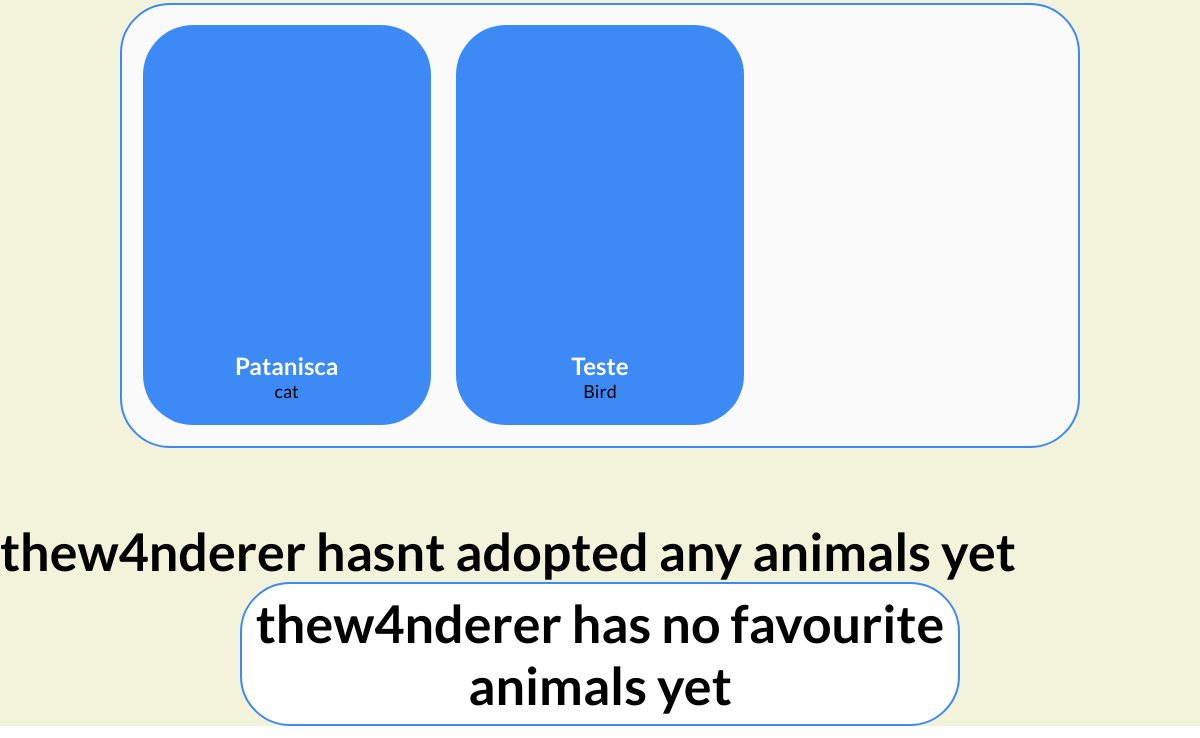
Before: /pages/profile.php?username=thew4nderer (lower part) with the older database file.
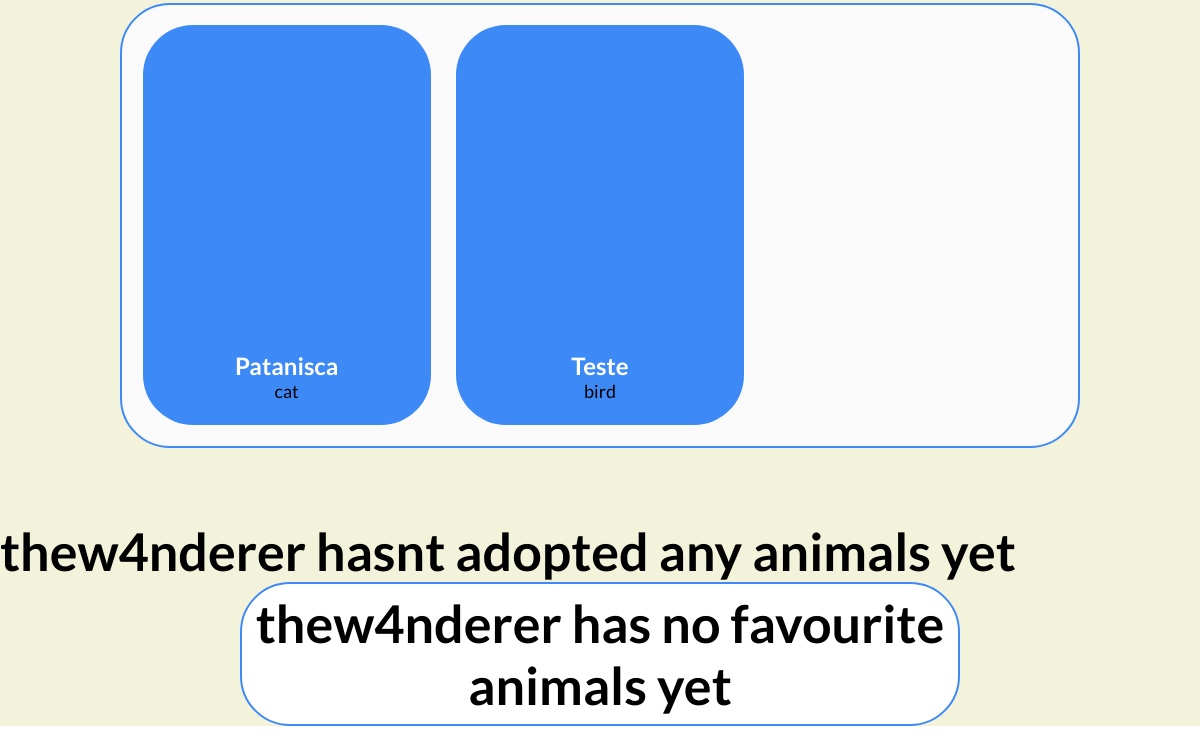
After: the same page with the newer database file.
### tables this page shows
CREATE TABLE Topics(
	id 				INTEGER PRIMARY KEY,
    idUserEntity    INTEGER NOT NULL REFERENCES UserEntities(id) ON DELETE CASCADE,
    idPet           INTEGER NOT NULL UNIQUE REFERENCES Pets(id) ON DELETE CASCADE,
	description     VARCHAR(255) NOT NULL,
	data            DATATIME NOT NULL
);

CREATE TABLE Pets(
	id          INTEGER PRIMARY KEY AUTOINCREMENT,
	name        VARCHAR(255) NOT NULL,
	species   	VARCHAR(255) NOT NULL,
	breed       VARCHAR(255) NOT NULL,
	weight      FLOAT,
	color 	    VARCHAR(255) NOT NULL,
	dimension   VARCHAR(255) NOT NULL,
	gender		VARCHAR(255) NOT NULL,
	age			INTEGER NOT NULL
);

### database/db_animal.php (called while the page is built, shortened)
<?php
  function getAnimal($id) {
    $db = Database::instance()->db();
    $stmt = $db->prepare('SELECT * FROM Pets INNER JOIN PetPhotos ON Pets.id = PetPhotos.idPet WHERE id = ?');
    $stmt->execute(array($id));
    return $stmt->fetchAll();
  }
?>

### database/db_topic.php (called while the page is built, shortened)
<?php
  function getTopicsPostedByUser($idUser){
    $db = Database::instance()->db();
    $stmt = $db->prepare('SELECT DISTINCT * FROM Topics WHERE Topics.idUserEntity = ?');
    $stmt->execute(array($idUser));
    return $stmt->fetchAll();
  }
?>

### database/db_user.php (called while the page is built, shortened)
<?php
  function getUser($username){
    $db = Database::instance()->db();
    $stmt = $db->prepare('SELECT * FROM UserEntities INNER JOIN UserPhotos ON UserEntities.id = UserPhotos.idUser WHERE username = ?');
    $stmt->execute(array($username));
    return $stmt->fetch();
  }
?>

### database/db_proposal.php (called while the page is built, shortened)
<?php
    function isAnimalAdopted($idPet){
        $db = Database::instance()->db();
        $stmt = $db->prepare('SELECT Proposals.* FROM Proposals, Topics WHERE Proposals.idTopic = Topics.id AND Topics.idPet = ?');
        $stmt->execute(array($idPet));
        $results = $stmt->fetchAll();
        foreach($results as &$result){
            $status = $result['status'];
            if ($status == 'A') return true;
        }
        return false;
    }
?>

### templates/tpl_topic.php (the view, shortened to what this page needs)
<?php function draw_topic_in_profile($id, $animal){
?>
    <li>
      <div class="profile-animal-container" >
        <a href="../pages/topic.php?id=<?=$id?>">
          <div class="animal-photo" style="background-image: url(../database/db_link_image.php?id=<?php echo $animal[0]['idPhoto'];?>);">
          </div>
          <div class="animal-text">
            <div class="animal-name"><?=$animal[0]['name']?></div>
            <div class="animal-species"><?=$animal[0]['species']?></div>
          </div>
        </a>
      </div>
    </li>
<?php } ?>

### pages/profile.php (shortened to what this page needs)
<?php
  include_once('../templates/tpl_common.php');
  include_once('../templates/tpl_profile.php');
  include_once('../templates/tpl_topic.php');
  include_once("../database/db_user.php");
  include_once("../database/db_animal.php");
  include_once("../database/db_topic.php");
  include_once("../database/db_proposal.php");
  $username = $_GET['username'];
  $profile = getUser($username);
  $topicsPosted = getTopicsPostedByUser($profile['id']);
  foreach($topicsPosted as &$thisPosted) {
    if ($thisPosted != null) {
      $animal = getAnimal($thisPosted['idPet']);
      $isAdopted = isAnimalAdopted($thisPosted['idPet']);
      if ($animal != null && !$isAdopted) draw_topic_in_profile($thisPosted['id'], $animal);
    }
  }
  ?>

Changed rows visible on the page:
changed through a linked row, topics "Teste": idPet.species "Bird" → "bird"
